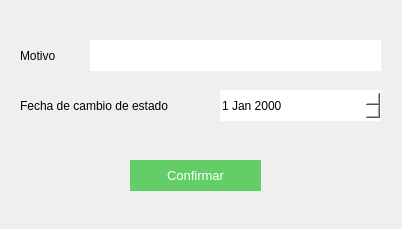
<?xml version="1.0" encoding="UTF-8"?>
<ui version="4.0">
 <class>Form</class>
 <widget class="QWidget" name="Form">
  <property name="geometry">
   <rect>
    <x>0</x>
    <y>0</y>
    <width>402</width>
    <height>229</height>
   </rect>
  </property>
  <property name="windowTitle">
   <string>Form</string>
  </property>
  <widget class="QLineEdit" name="lineEdit">
   <property name="geometry">
    <rect>
     <x>90</x>
     <y>40</y>
     <width>291</width>
     <height>31</height>
    </rect>
   </property>
   <property name="styleSheet">
    <string notr="true">border:none;
background-color: rgb(255, 255, 255);
font: 11pt &quot;MS Shell Dlg 2&quot;;</string>
   </property>
   <property name="text">
    <string/>
   </property>
  </widget>
  <widget class="QLabel" name="label">
   <property name="geometry">
    <rect>
     <x>20</x>
     <y>40</y>
     <width>61</width>
     <height>31</height>
    </rect>
   </property>
   <property name="styleSheet">
    <string notr="true">font: 11pt &quot;MS Shell Dlg 2&quot;;
text-align:center;</string>
   </property>
   <property name="text">
    <string>Motivo</string>
   </property>
  </widget>
  <widget class="QLabel" name="label_2">
   <property name="geometry">
    <rect>
     <x>20</x>
     <y>90</y>
     <width>191</width>
     <height>31</height>
    </rect>
   </property>
   <property name="styleSheet">
    <string notr="true">font: 11pt &quot;MS Shell Dlg 2&quot;;
text-align:center;</string>
   </property>
   <property name="text">
    <string>Fecha de cambio de estado </string>
   </property>
  </widget>
  <widget class="QDateEdit" name="dateEdit">
   <property name="geometry">
    <rect>
     <x>220</x>
     <y>90</y>
     <width>161</width>
     <height>31</height>
    </rect>
   </property>
   <property name="styleSheet">
    <string notr="true">border:none;
background-color: rgb(255, 255, 255);
font: 11pt &quot;MS Shell Dlg 2&quot;;</string>
   </property>
  </widget>
  <widget class="QPushButton" name="pushButton_2">
   <property name="geometry">
    <rect>
     <x>130</x>
     <y>160</y>
     <width>131</width>
     <height>31</height>
    </rect>
   </property>
   <property name="styleSheet">
    <string notr="true">background-color: rgb(99, 206, 104);
color:white;
font-size:10pt;
border:none;</string>
   </property>
   <property name="text">
    <string>Confirmar</string>
   </property>
  </widget>
 </widget>
 <resources/>
 <connections/>
</ui>
